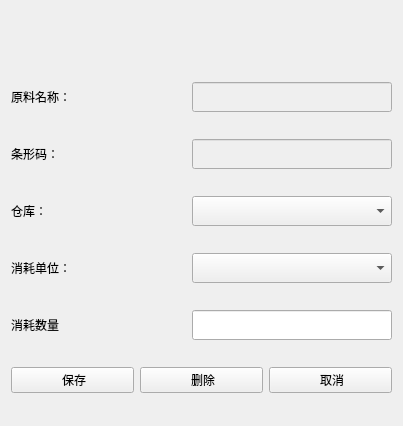
<?xml version="1.0" encoding="UTF-8"?>
<ui version="4.0">
 <class>MaterialInfo</class>
 <widget class="QWidget" name="MaterialInfo">
  <property name="geometry">
   <rect>
    <x>0</x>
    <y>0</y>
    <width>403</width>
    <height>426</height>
   </rect>
  </property>
  <property name="windowTitle">
   <string>Form</string>
  </property>
  <property name="styleSheet">
   <string notr="true"/>
  </property>
  <layout class="QVBoxLayout" name="verticalLayout">
   <item>
    <spacer name="horizontalSpacer_2">
     <property name="orientation">
      <enum>Qt::Horizontal</enum>
     </property>
     <property name="sizeHint" stdset="0">
      <size>
       <width>40</width>
       <height>25</height>
      </size>
     </property>
    </spacer>
   </item>
   <item>
    <spacer name="horizontalSpacer">
     <property name="orientation">
      <enum>Qt::Horizontal</enum>
     </property>
     <property name="sizeHint" stdset="0">
      <size>
       <width>40</width>
       <height>25</height>
      </size>
     </property>
    </spacer>
   </item>
   <item>
    <layout class="QHBoxLayout" name="horizontalLayout">
     <item>
      <widget class="QLabel" name="label">
       <property name="text">
        <string>原料名称：</string>
       </property>
      </widget>
     </item>
     <item>
      <widget class="QLineEdit" name="lineEditName">
       <property name="enabled">
        <bool>false</bool>
       </property>
       <property name="minimumSize">
        <size>
         <width>200</width>
         <height>30</height>
        </size>
       </property>
       <property name="maximumSize">
        <size>
         <width>200</width>
         <height>16777215</height>
        </size>
       </property>
       <property name="styleSheet">
        <string notr="true">color: rgb(0, 0, 0);</string>
       </property>
      </widget>
     </item>
    </layout>
   </item>
   <item>
    <layout class="QHBoxLayout" name="horizontalLayout_2">
     <item>
      <widget class="QLabel" name="label_2">
       <property name="text">
        <string>条形码：</string>
       </property>
      </widget>
     </item>
     <item>
      <widget class="QLineEdit" name="lineEditBarCode">
       <property name="enabled">
        <bool>false</bool>
       </property>
       <property name="minimumSize">
        <size>
         <width>200</width>
         <height>30</height>
        </size>
       </property>
       <property name="maximumSize">
        <size>
         <width>200</width>
         <height>16777215</height>
        </size>
       </property>
       <property name="styleSheet">
        <string notr="true">color: rgb(0, 0, 0);</string>
       </property>
      </widget>
     </item>
    </layout>
   </item>
   <item>
    <layout class="QHBoxLayout" name="horizontalLayout_3">
     <item>
      <widget class="QLabel" name="label_3">
       <property name="text">
        <string>仓库：</string>
       </property>
      </widget>
     </item>
     <item>
      <widget class="QComboBox" name="comboBoxWareHouse">
       <property name="minimumSize">
        <size>
         <width>200</width>
         <height>30</height>
        </size>
       </property>
       <property name="maximumSize">
        <size>
         <width>200</width>
         <height>16777215</height>
        </size>
       </property>
      </widget>
     </item>
    </layout>
   </item>
   <item>
    <layout class="QHBoxLayout" name="horizontalLayout_4">
     <item>
      <widget class="QLabel" name="label_4">
       <property name="text">
        <string>消耗单位：</string>
       </property>
      </widget>
     </item>
     <item>
      <widget class="QComboBox" name="comboBoxUnit">
       <property name="minimumSize">
        <size>
         <width>200</width>
         <height>30</height>
        </size>
       </property>
       <property name="maximumSize">
        <size>
         <width>200</width>
         <height>16777215</height>
        </size>
       </property>
      </widget>
     </item>
    </layout>
   </item>
   <item>
    <layout class="QHBoxLayout" name="horizontalLayout_5">
     <item>
      <widget class="QLabel" name="label_5">
       <property name="text">
        <string>消耗数量</string>
       </property>
      </widget>
     </item>
     <item>
      <widget class="QLineEdit" name="lineEditNumber">
       <property name="minimumSize">
        <size>
         <width>200</width>
         <height>30</height>
        </size>
       </property>
       <property name="maximumSize">
        <size>
         <width>200</width>
         <height>16777215</height>
        </size>
       </property>
      </widget>
     </item>
    </layout>
   </item>
   <item>
    <layout class="QHBoxLayout" name="horizontalLayout_6">
     <item>
      <widget class="QPushButton" name="pushButtonSave">
       <property name="text">
        <string> 保存</string>
       </property>
       <property name="icon">
        <iconset resource="../../../res.qrc">
         <normaloff>:/image/image/save.png</normaloff>:/image/image/save.png</iconset>
       </property>
      </widget>
     </item>
     <item>
      <widget class="QPushButton" name="pushButtonDel">
       <property name="text">
        <string> 删除</string>
       </property>
       <property name="icon">
        <iconset resource="../../../res.qrc">
         <normaloff>:/image/image/删 除.png</normaloff>:/image/image/删 除.png</iconset>
       </property>
      </widget>
     </item>
     <item>
      <widget class="QPushButton" name="pushButtonCancel">
       <property name="text">
        <string> 取消</string>
       </property>
       <property name="icon">
        <iconset resource="../../../res.qrc">
         <normaloff>:/image/image/cancel.png</normaloff>:/image/image/cancel.png</iconset>
       </property>
      </widget>
     </item>
    </layout>
   </item>
  </layout>
 </widget>
 <resources>
  <include location="../../../res.qrc"/>
 </resources>
 <connections/>
</ui>
